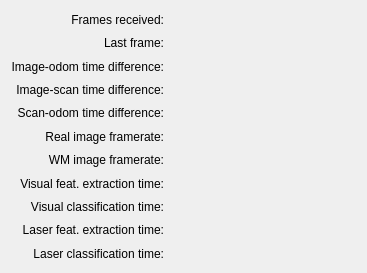
<ui version="4.0" >
 <class>StatsDialog</class>
 <widget class="QDialog" name="StatsDialog" >
  <property name="geometry" >
   <rect>
    <x>0</x>
    <y>0</y>
    <width>367</width>
    <height>273</height>
   </rect>
  </property>
  <property name="windowTitle" >
   <string>Statistics</string>
  </property>
  <property name="windowIcon" >
   <iconset resource="Monitor.qrc" >:/Monitor/resources/monitor.png</iconset>
  </property>
  <layout class="QGridLayout" >
   <item row="0" column="0" colspan="2" >
    <widget class="QLabel" name="label" >
     <property name="sizePolicy" >
      <sizepolicy vsizetype="Preferred" hsizetype="Preferred" >
       <horstretch>0</horstretch>
       <verstretch>0</verstretch>
      </sizepolicy>
     </property>
     <property name="text" >
      <string>Frames received:</string>
     </property>
     <property name="alignment" >
      <set>Qt::AlignRight|Qt::AlignTrailing|Qt::AlignVCenter</set>
     </property>
    </widget>
   </item>
   <item row="0" column="2" >
    <widget class="QLabel" name="framesLabel" >
     <property name="sizePolicy" >
      <sizepolicy vsizetype="Preferred" hsizetype="Expanding" >
       <horstretch>0</horstretch>
       <verstretch>0</verstretch>
      </sizepolicy>
     </property>
     <property name="text" >
      <string/>
     </property>
    </widget>
   </item>
   <item row="1" column="0" colspan="2" >
    <widget class="QLabel" name="label_4" >
     <property name="sizePolicy" >
      <sizepolicy vsizetype="Preferred" hsizetype="Preferred" >
       <horstretch>0</horstretch>
       <verstretch>0</verstretch>
      </sizepolicy>
     </property>
     <property name="text" >
      <string>Last frame:</string>
     </property>
     <property name="alignment" >
      <set>Qt::AlignRight|Qt::AlignTrailing|Qt::AlignVCenter</set>
     </property>
    </widget>
   </item>
   <item row="1" column="2" >
    <widget class="QLabel" name="lastFrameLabel" >
     <property name="sizePolicy" >
      <sizepolicy vsizetype="Preferred" hsizetype="Expanding" >
       <horstretch>0</horstretch>
       <verstretch>0</verstretch>
      </sizepolicy>
     </property>
     <property name="text" >
      <string/>
     </property>
    </widget>
   </item>
   <item row="2" column="0" colspan="2" >
    <widget class="QLabel" name="label_3" >
     <property name="sizePolicy" >
      <sizepolicy vsizetype="Preferred" hsizetype="Preferred" >
       <horstretch>0</horstretch>
       <verstretch>0</verstretch>
      </sizepolicy>
     </property>
     <property name="text" >
      <string>Image-odom time difference:</string>
     </property>
     <property name="alignment" >
      <set>Qt::AlignRight|Qt::AlignTrailing|Qt::AlignVCenter</set>
     </property>
    </widget>
   </item>
   <item row="2" column="2" >
    <widget class="QLabel" name="imOdTDLabel" >
     <property name="sizePolicy" >
      <sizepolicy vsizetype="Preferred" hsizetype="Expanding" >
       <horstretch>0</horstretch>
       <verstretch>0</verstretch>
      </sizepolicy>
     </property>
     <property name="text" >
      <string/>
     </property>
    </widget>
   </item>
   <item row="3" column="0" colspan="2" >
    <widget class="QLabel" name="label_5" >
     <property name="sizePolicy" >
      <sizepolicy vsizetype="Preferred" hsizetype="Preferred" >
       <horstretch>0</horstretch>
       <verstretch>0</verstretch>
      </sizepolicy>
     </property>
     <property name="text" >
      <string>Image-scan time difference:</string>
     </property>
     <property name="alignment" >
      <set>Qt::AlignRight|Qt::AlignTrailing|Qt::AlignVCenter</set>
     </property>
    </widget>
   </item>
   <item row="3" column="2" >
    <widget class="QLabel" name="imScTDLabel" >
     <property name="sizePolicy" >
      <sizepolicy vsizetype="Preferred" hsizetype="Expanding" >
       <horstretch>0</horstretch>
       <verstretch>0</verstretch>
      </sizepolicy>
     </property>
     <property name="text" >
      <string/>
     </property>
    </widget>
   </item>
   <item row="4" column="0" colspan="2" >
    <widget class="QLabel" name="label_7" >
     <property name="text" >
      <string>Scan-odom time difference:</string>
     </property>
     <property name="alignment" >
      <set>Qt::AlignRight|Qt::AlignTrailing|Qt::AlignVCenter</set>
     </property>
    </widget>
   </item>
   <item row="4" column="2" >
    <widget class="QLabel" name="scOdTDLabel" >
     <property name="sizePolicy" >
      <sizepolicy vsizetype="Preferred" hsizetype="Expanding" >
       <horstretch>0</horstretch>
       <verstretch>0</verstretch>
      </sizepolicy>
     </property>
     <property name="text" >
      <string/>
     </property>
    </widget>
   </item>
   <item row="5" column="0" colspan="2" >
    <widget class="QLabel" name="label_2" >
     <property name="sizePolicy" >
      <sizepolicy vsizetype="Preferred" hsizetype="Preferred" >
       <horstretch>0</horstretch>
       <verstretch>0</verstretch>
      </sizepolicy>
     </property>
     <property name="text" >
      <string>Real image framerate:</string>
     </property>
     <property name="alignment" >
      <set>Qt::AlignRight|Qt::AlignTrailing|Qt::AlignVCenter</set>
     </property>
    </widget>
   </item>
   <item row="5" column="2" >
    <widget class="QLabel" name="realFramerateLabel" >
     <property name="sizePolicy" >
      <sizepolicy vsizetype="Preferred" hsizetype="Expanding" >
       <horstretch>0</horstretch>
       <verstretch>0</verstretch>
      </sizepolicy>
     </property>
     <property name="text" >
      <string/>
     </property>
    </widget>
   </item>
   <item row="6" column="0" colspan="2" >
    <widget class="QLabel" name="label_6" >
     <property name="sizePolicy" >
      <sizepolicy vsizetype="Preferred" hsizetype="Preferred" >
       <horstretch>0</horstretch>
       <verstretch>0</verstretch>
      </sizepolicy>
     </property>
     <property name="text" >
      <string>WM image framerate:</string>
     </property>
     <property name="alignment" >
      <set>Qt::AlignRight|Qt::AlignTrailing|Qt::AlignVCenter</set>
     </property>
    </widget>
   </item>
   <item row="6" column="2" >
    <widget class="QLabel" name="wmFramerateLabel" >
     <property name="sizePolicy" >
      <sizepolicy vsizetype="Preferred" hsizetype="Expanding" >
       <horstretch>0</horstretch>
       <verstretch>0</verstretch>
      </sizepolicy>
     </property>
     <property name="text" >
      <string/>
     </property>
    </widget>
   </item>
   <item row="7" column="2" >
    <widget class="QLabel" name="visExtrTimeLabel" >
     <property name="text" >
      <string/>
     </property>
    </widget>
   </item>
   <item row="7" column="0" colspan="2" >
    <widget class="QLabel" name="label_9" >
     <property name="text" >
      <string>Visual feat. extraction time:</string>
     </property>
     <property name="alignment" >
      <set>Qt::AlignRight|Qt::AlignTrailing|Qt::AlignVCenter</set>
     </property>
    </widget>
   </item>
   <item row="8" column="2" >
    <widget class="QLabel" name="visClassTimeLabel" >
     <property name="text" >
      <string/>
     </property>
    </widget>
   </item>
   <item row="8" column="0" colspan="2" >
    <widget class="QLabel" name="label_11" >
     <property name="text" >
      <string>Visual classification time:</string>
     </property>
     <property name="alignment" >
      <set>Qt::AlignRight|Qt::AlignTrailing|Qt::AlignVCenter</set>
     </property>
    </widget>
   </item>
   <item row="9" column="0" colspan="2" >
    <widget class="QLabel" name="label_8" >
     <property name="text" >
      <string>Laser feat. extraction time:</string>
     </property>
     <property name="alignment" >
      <set>Qt::AlignRight|Qt::AlignTrailing|Qt::AlignVCenter</set>
     </property>
    </widget>
   </item>
   <item row="10" column="0" colspan="2" >
    <widget class="QLabel" name="label_10" >
     <property name="text" >
      <string>Laser classification time:</string>
     </property>
     <property name="alignment" >
      <set>Qt::AlignRight|Qt::AlignTrailing|Qt::AlignVCenter</set>
     </property>
    </widget>
   </item>
   <item row="9" column="2" >
    <widget class="QLabel" name="lasExtrTimeLabel" >
     <property name="text" >
      <string/>
     </property>
    </widget>
   </item>
   <item row="10" column="2" >
    <widget class="QLabel" name="lasClassTimeLabel" >
     <property name="text" >
      <string/>
     </property>
    </widget>
   </item>
  </layout>
 </widget>
 <resources>
  <include location="Monitor.qrc" />
 </resources>
 <connections/>
</ui>
